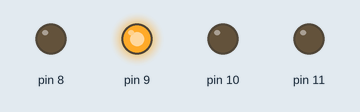
Recording of a sketch running on a simulated Arduino Uno, built with avr-gcc and run on an emulated ATmega328P. Parts: output pins drawn as LEDs (lit = HIGH).

Above: at 0.2 s.
At 1.2 s:
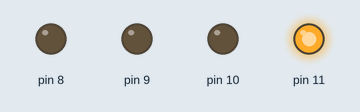
At 2.7 s:
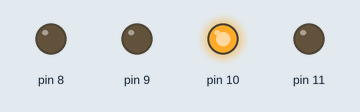
At 3.7 s:
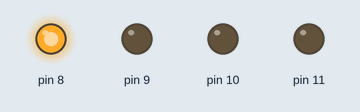
Timing chart, 0 to 4.6 s (numbered marks = the images above):
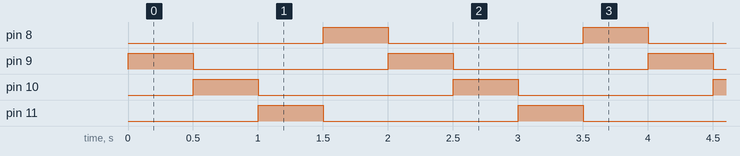

Measured:
- by itself, pin 8–11: alternates HIGH for 0.50 s and LOW for 1.5 s
- by itself, everything shown: repeats every 2.0 s, in 4 steps

The sketch:

arduino_02_ifstatement_multipleLed.ino
```cpp
int count = 0;

void setup() {
  pinMode(8, OUTPUT);
  pinMode(9, OUTPUT);
  pinMode(10, OUTPUT);
  pinMode(11, OUTPUT);
}


void loop() {
  count++;  //count = count + 1;
  if (count > 3) {
    count = 0;
  }

  if (count == 0) {
    digitalWrite(8, HIGH);
    digitalWrite(9, LOW);
    digitalWrite(10, LOW);
    digitalWrite(11, LOW);
  } else if (count == 1) {
    digitalWrite(8, LOW);
    digitalWrite(9, HIGH);
    digitalWrite(10, LOW);
    digitalWrite(11, LOW);
  } else if (count == 2) {
    digitalWrite(8, LOW);
    digitalWrite(9, LOW);
    digitalWrite(10, HIGH);
    digitalWrite(11, LOW);
  } else if (count == 3) {
    digitalWrite(8, LOW);
    digitalWrite(9, LOW);
    digitalWrite(10, LOW);
    digitalWrite(11, HIGH);
  }

  delay(500);
}
```
